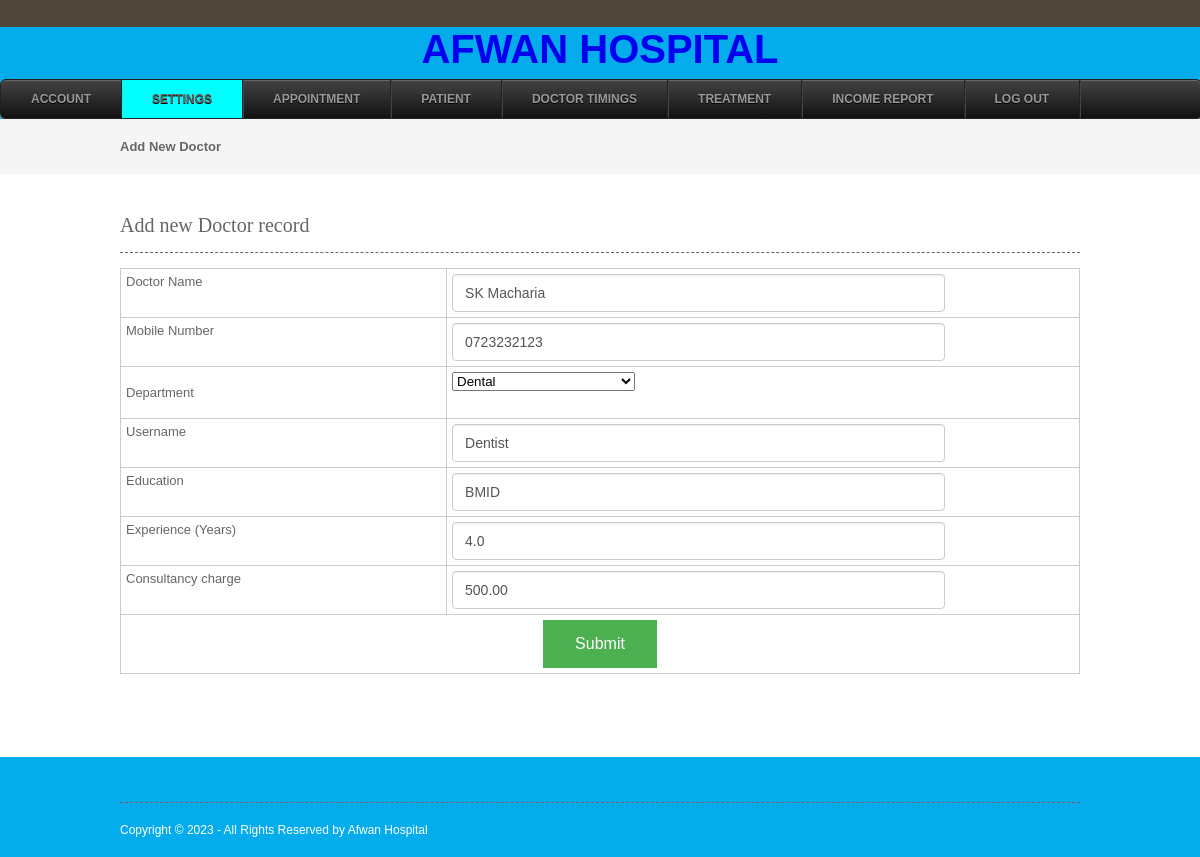
/doctorprofile.php (signed in), run on the app's committed database.
### tables this page shows
CREATE TABLE `doctor` (
  `doctorid` int(10) NOT NULL,
  `doctorname` varchar(50) NOT NULL,
  `mobileno` varchar(15) NOT NULL,
  `departmentid` int(10) NOT NULL,
  `loginid` varchar(25) NOT NULL,
  `password` varchar(25) NOT NULL,
  `status` varchar(10) NOT NULL,
  `education` varchar(25) NOT NULL,
  `experience` float(11,1) NOT NULL,
  `consultancy_charge` float(10,2) NOT NULL
);

### doctorprofile.php (the view, shortened to what this page needs)
<?php
include("headers.php");
include("dbconnection.php");
if(isset($_SESSION[doctorid]))
{
	$sql="SELECT * FROM doctor WHERE doctorid='$_SESSION[doctorid]' ";
	$qsql = mysqli_query($con,$sql);
	$rsedit = mysqli_fetch_array($qsql);
}
?>
<div class="wrapper col2">
  <div id="breadcrumb">
    <ul>
      <li class="first">Add New Doctor </li></ul>
  </div>
</div>
<div class="wrapper col4">
  <div id="container">
    <h1>Add new Doctor record</h1>
   <form method="post" action="" name="frmdoctprfl" onSubmit="return validateform()">
    <table width="418" border="3">
      <tbody>
        <tr>
          <td width="34%">Doctor Name</td>
          <td width="66%"><input type="text" name="doctorname" id="doctorname" value="<?php echo $rsedit[doctorname]; ?>" /></td>
        </tr>
        <tr>
          <td>Mobile Number</td>
          <td><input type="text" name="mobilenumber" id="mobilenumber" value="<?php echo $rsedit[mobileno]; ?>"/></td>
        </tr>
        <tr>
          <td><p>Department</p></td>
          <td><select name="select3" id="select3" class="form-control">
            <?php
		  	$sqldepartment= "SELECT * FROM department WHERE status='Active'";
			$qsqldepartment = mysqli_query($con,$sqldepartment);
			while($rsdepartment=mysqli_fetch_array($qsqldepartment))
			{
				if($rsdepartment[departmentid] == $rsedit[departmentid])
				{
	echo "<option value='$rsdepartment[departmentid]' selected>$rsdepartment[departmentname]</option>";
				}
				else
				{
  echo "<option value='$rsdepartment[departmentid]'>$rsdepartment[departmentname]</option>";
				}
			}
		  ?>
          </select></td>
        </tr>
        <tr>
          <td>Username</td>
          <td><input type="text" name="loginid" id="loginid" value="<?php echo $rsedit[loginid]; ?>"/></td>
        </tr>
        <tr>
          <td>Education</td>
          <td><input type="text" name="education" id="education" value="<?php echo $rsedit[education]; ?>" /></td>
        </tr>
        <tr>
          <td>Experience (Years)</td>
          <td><input type="text" name="experience" id="experience" value="<?php echo $rsedit[experience]; ?>"/></td>
        </tr>
        <tr>
          <td>Consultancy charge</td>
          <td>
            <input type="text" name="consultancy_charge" id="consultancy_charge" value="<?php echo $rsedit[consultancy_charge]; ?>"/></td>
        </tr>
        <tr>
          <td colspan="2" align="center"><input type="submit" name="submit" id="submit" value="Submit" /></td>
        </tr>
      </tbody>
    </table>
    </form>
    <p>&nbsp;</p>
  </div>
</div>
<?php
include("footers.php");
?>

### layout/styles/layout.css (style rules this page uses)
html { overflow-y:scroll; }
body { margin:0; padding:0; font-size:13px; font-family:verdana, Arial, Helvetica, sans-serif; color:#FFFFFF; background-color:#4F473A; }
div.wrapper { display:block; width:100%; margin:0; text-align:left; }
.col2 { color:#666666; background-color:#F5F5F5; }
.col3, .col4 { color:#666666; background-color:#FFFFFF; }
#head, #gallery, #breadcrumb, #container, #footer { display:block; position:relative; width:960px; margin:0 auto; }
#breadcrumb { padding:20px 0; }
#breadcrumb ul { margin:0; padding:0; list-style:none; }
#breadcrumb ul li { display:inline; }
#breadcrumb ul li.first { font-weight:bold; }
#container { padding:40px 0; }
#container h1, #container h2, #container h3, #container h4, #container h5, #container h6 { margin:0 0 15px 0; padding:0 0 15px 0; line-height:normal; font-weight:normal; font-size:20px; font-family:Georgia, "Times New Roman", Times, serif; border-bottom:1px dashed #666666; }

### layout/styles/forms.css (style rules this page uses)
form, fieldset, legend { margin:0; padding:0; border:none; }

### layout/styles/tables.css (style rules this page uses)
table { width:100%; border-collapse:collapse; table-layout:auto; vertical-align:top; margin-bottom:15px; border:1px solid #CCCCCC; }
table tbody td { vertical-align:top; border-collapse:collapse; border-left:1px solid #CCCCCC; border-right:1px solid #CCCCCC; }
table thead th, table tbody td { padding:5px; border-collapse:collapse; }

### headers.php (style rules this page uses)
input[type=submit] { background-color: #4CAF50; border: none; cursor:pointer; color: white; padding: 15px 32px; text-align: center; text-decoration: none; display: inline-block; font-size: 16px; }
input[type=text] { display: block; width: 75%; height: 24px; padding: 6px 12px; font-size: 14px; line-height: 1.42857143; color: #555; background-color: #fff; background-image: none; border: 1px solid #ccc; border-radius: 4px; -webkit-box-shadow: inset 0 1px 1px rgba(0,0,0,.075); box-shadow: inset 0 1px 1px rgba(0,0,0,.075); -webkit-transition: border-color ease-in-out .15s,-webkit-box-shadow ease-in-out .15s; -o-transition: border-color ease-in-out .15s,box-shadow ease-in-out .15s; transition: border-color ease-in-out .15s,box-shadow ease-in-out .15s; }

### data on the page
doctor: doctorname "SK Macharia", mobilenumber "0723232123", loginid "Dentist", education "BMID", experience "4.0", consultancy_charge "500.00"

### other printed values
form field select3 "Dental"
